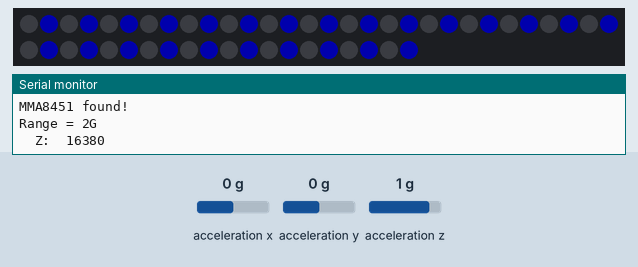
A sketch run on a simulated Arduino Uno, built with avr-gcc and run on an emulated ATmega328P. Shown: 50 RGB LEDs in strip order, left to right, continuing on the next row, the last lines printed to the serial monitor. The inputs (shaded band) are chosen by the test bench; at power-on: acceleration z 1 g, acceleration x 0 g, acceleration y 0 g. Dim RGB values are drawn brighter than linear; random numbers use the default seed unless the sketch sets one.

Above: at 1.3 s.
3.8 s: acceleration z set to -1.4 g
At 4.8 s:
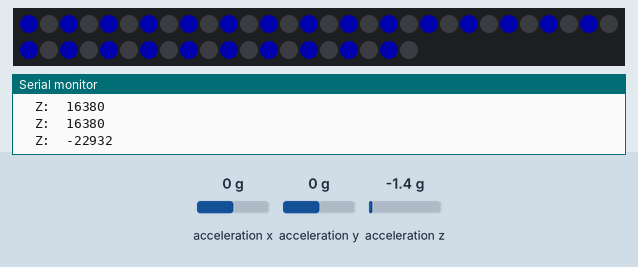
6.8 s: acceleration z set to -0.8 g
9.8 s: acceleration z set to 0 g
Timing chart, 0 to 12.8 s (numbered marks = the images above; inputs shaded):
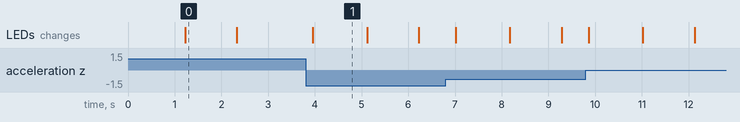

The sketch:

vibration_and_ltika.ino
```cpp
#include <Wire.h>
#include <Adafruit_MMA8451.h>
#include <Adafruit_Sensor.h>
#include <Adafruit_NeoPixel.h>


#define PIN 6
Adafruit_NeoPixel strip = Adafruit_NeoPixel(50, PIN, NEO_GRB + NEO_KHZ800);
Adafruit_MMA8451 mma = Adafruit_MMA8451();

void setup(void) {
  Serial.begin(9600);
  strip.begin();
  strip.setBrightness(50);
  strip.show();

  if (! mma.begin()) {
    Serial.println("Couldnt start");
    while (1);
  }
  Serial.println("MMA8451 found!");

  mma.setRange(MMA8451_RANGE_2_G);

  Serial.print("Range = "); Serial.print(2 << mma.getRange());
  Serial.println("G");

}
double before_data = 0;

void loop() {
  double data;
  int threshold = 200;

  mma.read();
  data = mma.z;
  Serial.print("\tZ:\t"); Serial.print(mma.z);
  Serial.println();

  sensors_event_t event;

  mma.getEvent(&event);
  //data = event.acceleration.z;
  //Serial.print("Z: \t");
  //Serial.print(event.acceleration.z); Serial.print("\t");
  //Serial.println("m/s^2 ");

  if ((before_data - data) > threshold) {
    tenmetu(strip.Color(0, 0, 255), 500);
    //rand_tenmetu(strip.Color(0, 0, 255));
    Serial.println("1");
  }
  else if((data - before_data) > threshold){
    tenmetu(strip.Color(0, 0, 255), 500);
    //rand_tenmetu(strip.Color(0, 0, 255));
    Serial.println("2");
  }
  else{
    all_down();
  }

  before_data = data;
  Serial.println();
  delay(100);

}

void tenmetu(uint32_t c, uint8_t wait) {
  for (uint16_t i = 0; i < strip.numPixels() / 2; i++) {
    strip.setPixelColor(i * 2, c);
    strip.show();
  }
  delay(1000);
  all_down();
  for (uint16_t i = 0; i < strip.numPixels() / 2; i++) {
    strip.setPixelColor(i * 2 + 1, c);
    strip.show();
  }
  delay(1000);
  all_down();
}

void all_down() {
  for(uint16_t i=0; i<strip.numPixels(); i++) {
      strip.setPixelColor(i, (0,0,0));
      strip.show();
  }
}

void rand_tenmetu(uint32_t c){
  randomSeed(analogRead(0));
  int ran_num = random(5, 10);
  for(uint16_t i = 0; i < strip.numPixels() / 2; i += ran_num){
    randomSeed(analogRead(0));
    ran_num = random(5, 10);
    strip.setPixelColor(i,c);
    strip.show();
  }
  delay(500);
  all_down();
}
```

Measured:
- after the input at 3.8 s, the LEDs: change after 0.16 s (image 1)
- what the display in image 0 shows lasts 1.1 s, from 1.2 s to 2.3 s
- what the display in image 1 shows lasts 1.1 s, from 4.0 s to 5.1 s
